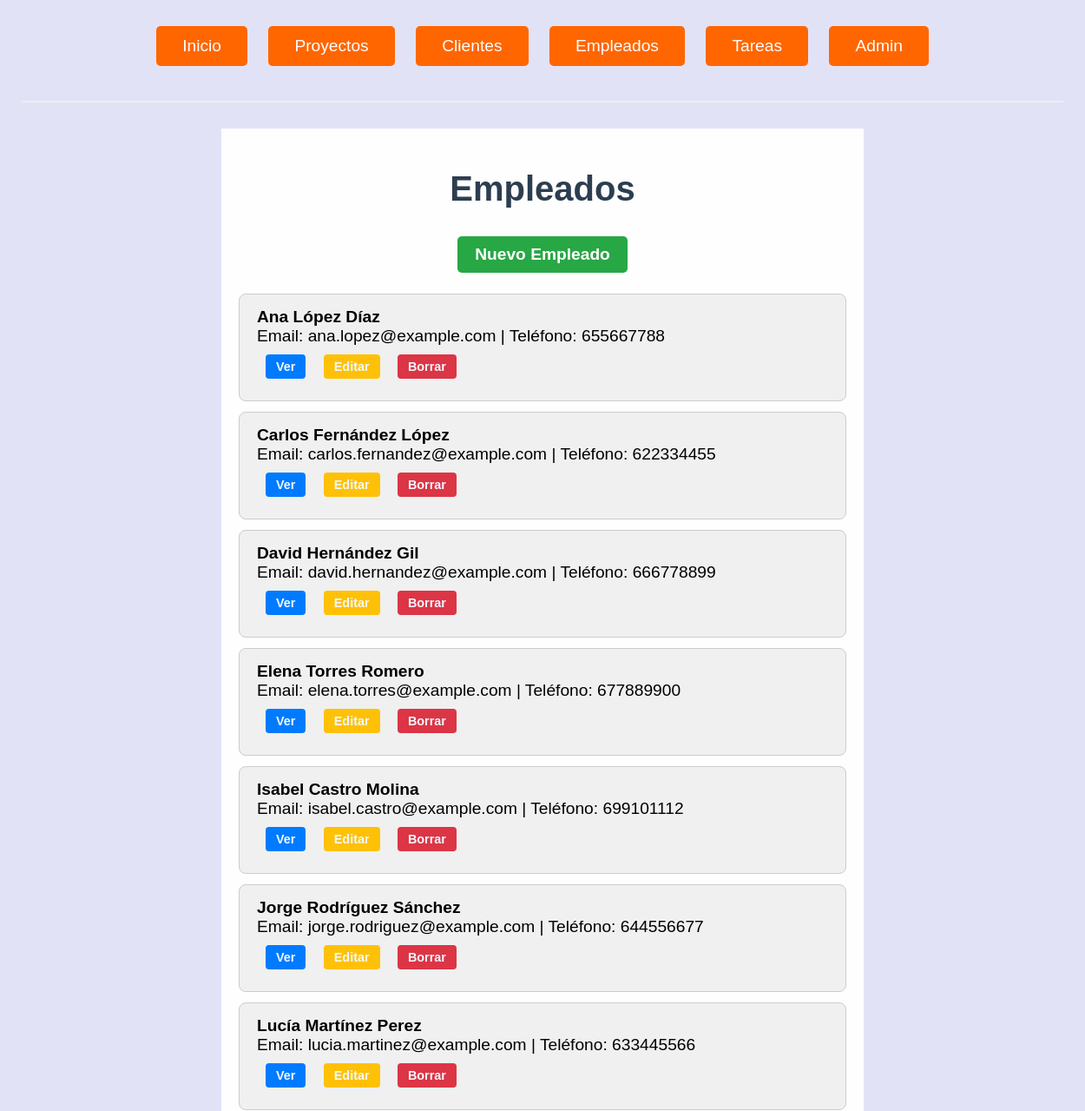
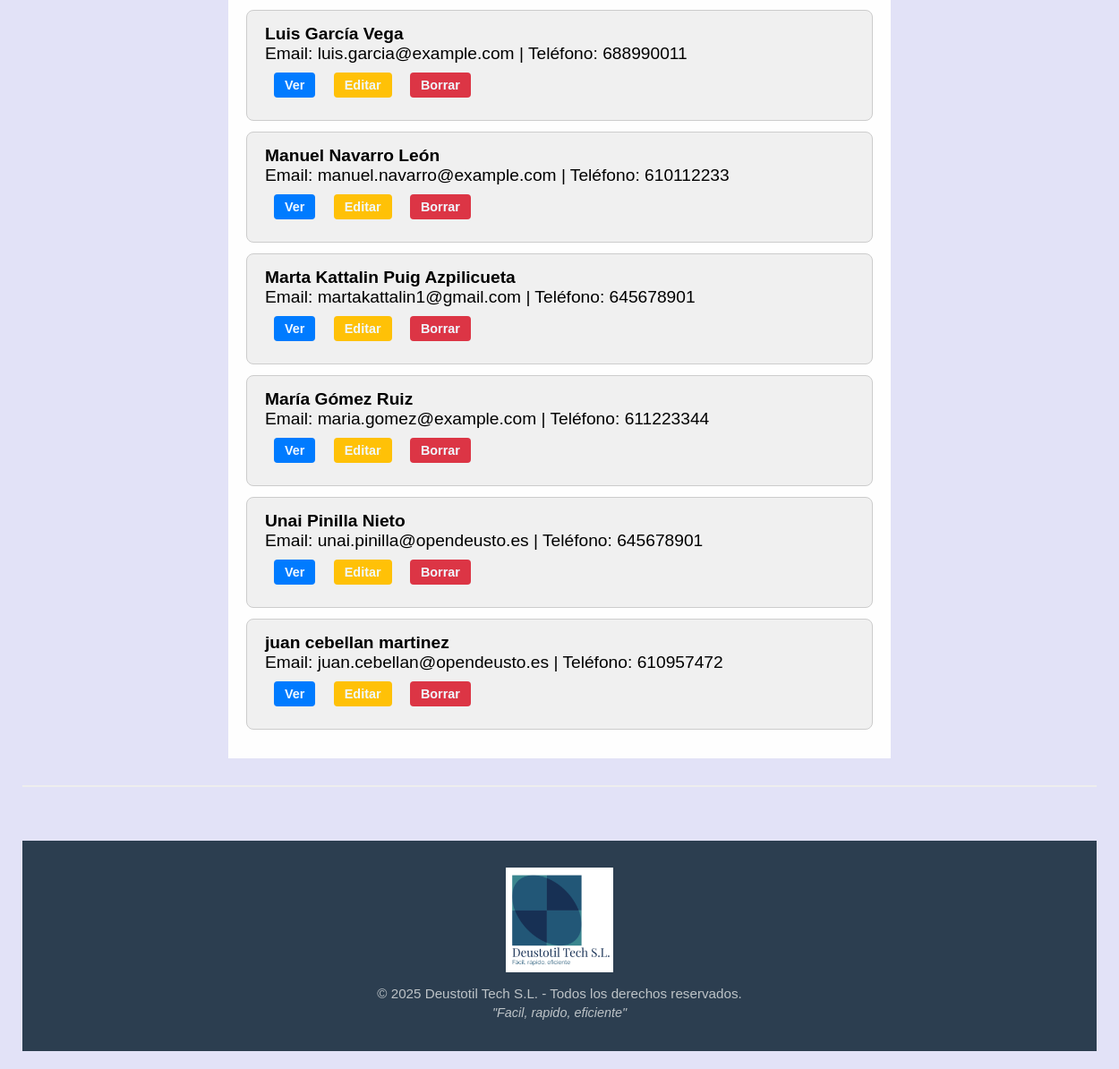
/empleados/, run on the app's committed database (2 pictures, top to bottom).
### gestion_produccion_G6/models.py (models this page shows, shortened)
class Empleado(models.Model):
    dni = models.CharField(max_length=10, unique=True)
    nombre = models.CharField(max_length=50)
    apellidos = models.CharField(max_length=100)
    email = models.EmailField()
    telefono = models.CharField(max_length=15)

### gestion_produccion_G6/views.py (the view)
# urls.py: path('empleados/', views.EmpleadoListView.as_view(), name='empleado_list'),
class EmpleadoListView(ListView):
    model = Empleado
    template_name = 'empleado_list.html'
    context_object_name = 'empleados'
    ordering = ['nombre']
    def get(self, request, *args, **kwargs):
        vengo_de = request.GET.get('vengo_de', None)
        if vengo_de == "boton_arriba":
            request.session['origen'] = request.build_absolute_uri()
        return super().get(request, *args, **kwargs)

### gestion_produccion_G6/templates/empleado_list.html
{% extends "base.html" %} {% block content %}
<h1>Empleados</h1>
<a href="{% url 'empleado_create' %}" class="boton_crear">Nuevo Empleado</a>
<ul class="lista_general">
  {% for empleado in empleados %}
  <li class="lista">
    <strong>{{ empleado.nombre }} {{ empleado.apellidos }}</strong><br />
    Email: {{ empleado.email }} | Teléfono: {{ empleado.telefono }}<br />
    <a href="{% url 'empleado_detail' empleado.pk %}" class="boton_ver">Ver</a>
    <a href="{% url 'empleado_update' empleado.pk %}" class="boton_editar"
      >Editar</a
    >
    <a href="{% url 'empleado_delete' empleado.pk %}" class="boton_eliminar"
      >Borrar</a
    >
  </li>
  {% empty %}
  <li class="lista">No hay empleados disponibles.</li>
  {% endfor %}
</ul>
{% endblock %}

### gestion_produccion_G6/static/CSS/general.css (style rules this page uses)
body { font-family: 'Arial', sans-serif; background-color: #e2e2f7; margin: 0; padding: 0; }
h1 { text-align: center; font-size: 2.5rem; color: #2c3e50; margin-bottom: 2rem; justify-content: center; }
a { text-decoration: none; padding: 12px 30px; font-size: 1.2rem; color: white; background-color: #007bff; border-radius: 5px; display: inline-block; margin: 10px; transition: all 0.3s ease; }
.boton_crear { display: block; width: fit-content; margin: 0 auto 1.5rem auto; background-color: #28a745; color: white; padding: 10px 20px; text-decoration: none; border-radius: 5px; font-weight: bold; }
.lista_general { list-style: none; padding: 0; max-width: 700px; margin: 0 auto; }
.lista { background-color: #f0f0f0; padding: 15px 20px; border: 1px solid #ccc; margin-bottom: 12px; border-radius: 8px; font-size: 1.2rem; list-style: none; }
.lista strong { font-size: 1.2rem; }
.boton_ver, .boton_editar, .boton_eliminar, .boton_cancelar, .boton_guardar, .boton_retrasada { display: inline-block; padding: 6px 12px; font-size: 0.9rem; border-radius: 4px; margin-right: 5px; text-decoration: none; color:aliceblue; font-weight: bold; }
.boton_ver { background-color: #007bff; }
.boton_editar { background-color: #ffc107; }
.boton_eliminar, .boton_retrasada { background-color: #dc3545; }

### data on the page
Empleado: nombre "Ana", apellidos "López Díaz", email "ana.lopez@example.com", telefono "655667788"
Empleado: nombre "Carlos", apellidos "Fernández López", email "carlos.fernandez@example.com", telefono "622334455"
Empleado: nombre "David", apellidos "Hernández Gil", email "david.hernandez@example.com", telefono "666778899"
Empleado: nombre "Elena", apellidos "Torres Romero", email "elena.torres@example.com", telefono "677889900"
Empleado: nombre "Isabel", apellidos "Castro Molina", email "isabel.castro@example.com", telefono "699101112"
Empleado: nombre "Jorge", apellidos "Rodrí­guez Sánchez", email "jorge.rodriguez@example.com", telefono "644556677"
Empleado: nombre "Lucía", apellidos "Martínez Perez", email "lucia.martinez@example.com", telefono "633445566"
Empleado: nombre "Luis", apellidos "García Vega", email "luis.garcia@example.com", telefono "688990011"
Empleado: nombre "Manuel", apellidos "Navarro León", email "manuel.navarro@example.com", telefono "610112233"
Empleado: nombre "Marta Kattalin", apellidos "Puig Azpilicueta", email "martakattalin1@gmail.com", telefono "645678901"
Empleado: nombre "María", apellidos "Gómez Ruiz", email "maria.gomez@example.com", telefono "611223344"
Empleado: nombre "Unai", apellidos "Pinilla Nieto", email "unai.pinilla@opendeusto.es", telefono "645678901"
Empleado: nombre "juan", apellidos "cebellan martinez", email "juan.cebellan@opendeusto.es", telefono "610957472"
